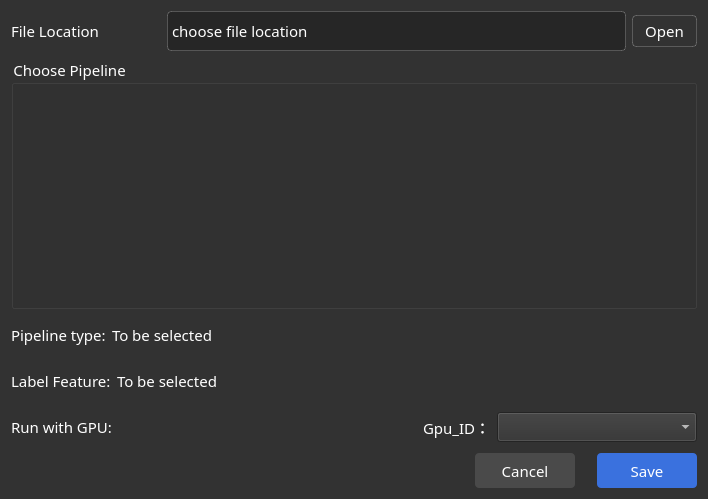
<?xml version="1.0" encoding="UTF-8"?>
<ui version="4.0">
 <class>ModelConfigDialgClass</class>
 <widget class="QWidget" name="ModelConfigDialgClass">
  <property name="geometry">
   <rect>
    <x>0</x>
    <y>0</y>
    <width>708</width>
    <height>499</height>
   </rect>
  </property>
  <property name="sizePolicy">
   <sizepolicy hsizetype="Expanding" vsizetype="Expanding">
    <horstretch>0</horstretch>
    <verstretch>0</verstretch>
   </sizepolicy>
  </property>
  <property name="font">
   <font>
    <family>KaiTi</family>
    <pointsize>11</pointsize>
   </font>
  </property>
  <property name="windowTitle">
   <string>Pipeline Settings</string>
  </property>
  <property name="styleSheet">
   <string notr="true">color:white;
font-size: 11pt;
background: #323232;</string>
  </property>
  <layout class="QGridLayout" name="gridLayout">
   <item row="0" column="0">
    <layout class="QVBoxLayout" name="verticalLayout">
     <item>
      <layout class="QHBoxLayout" name="horizontalLayout">
       <item>
        <widget class="QLabel" name="label">
         <property name="maximumSize">
          <size>
           <width>150</width>
           <height>35</height>
          </size>
         </property>
         <property name="text">
          <string>File Location</string>
         </property>
        </widget>
       </item>
       <item>
        <widget class="QLabel" name="label_JsonPath">
         <property name="minimumSize">
          <size>
           <width>50</width>
           <height>40</height>
          </size>
         </property>
         <property name="font">
          <font>
           <family>KaiTi</family>
           <pointsize>11</pointsize>
          </font>
         </property>
         <property name="styleSheet">
          <string notr="true">background: #262626;
border: 1px solid rgba(255, 255, 255, 0.2);
border-radius: 4px;</string>
         </property>
         <property name="text">
          <string>choose file location</string>
         </property>
        </widget>
       </item>
       <item>
        <widget class="QPushButton" name="pushButton_ChangeModel">
         <property name="minimumSize">
          <size>
           <width>65</width>
           <height>32</height>
          </size>
         </property>
         <property name="maximumSize">
          <size>
           <width>65</width>
           <height>32</height>
          </size>
         </property>
         <property name="styleSheet">
          <string notr="true">QPushButton{
border: 1px solid rgba(255, 255, 255, 0.2);
border-radius: 4px;
}
QPushButton:hover
{
	background-color:#000426;
}
QPushButton:pressed
{
	background-color:rgb(65,65,65);
}
</string>
         </property>
         <property name="text">
          <string>Open</string>
         </property>
        </widget>
       </item>
      </layout>
     </item>
     <item>
      <widget class="QGroupBox" name="groupBox">
       <property name="sizePolicy">
        <sizepolicy hsizetype="Expanding" vsizetype="Expanding">
         <horstretch>0</horstretch>
         <verstretch>0</verstretch>
        </sizepolicy>
       </property>
       <property name="title">
        <string>Choose Pipeline</string>
       </property>
      </widget>
     </item>
     <item>
      <layout class="QHBoxLayout" name="horizontalLayout_2">
       <item>
        <widget class="QLabel" name="label_2">
         <property name="maximumSize">
          <size>
           <width>200</width>
           <height>30</height>
          </size>
         </property>
         <property name="text">
          <string>Pipeline type:</string>
         </property>
        </widget>
       </item>
       <item>
        <widget class="QLabel" name="label_ModeType">
         <property name="minimumSize">
          <size>
           <width>35</width>
           <height>40</height>
          </size>
         </property>
         <property name="text">
          <string>To be selected</string>
         </property>
        </widget>
       </item>
       <item>
        <spacer name="horizontalSpacer_2">
         <property name="orientation">
          <enum>Qt::Horizontal</enum>
         </property>
         <property name="sizeHint" stdset="0">
          <size>
           <width>40</width>
           <height>20</height>
          </size>
         </property>
        </spacer>
       </item>
      </layout>
     </item>
     <item>
      <layout class="QHBoxLayout" name="horizontalLayout_3">
       <item>
        <widget class="QLabel" name="label_4">
         <property name="maximumSize">
          <size>
           <width>200</width>
           <height>30</height>
          </size>
         </property>
         <property name="text">
          <string>Label Feature:</string>
         </property>
        </widget>
       </item>
       <item>
        <widget class="QLabel" name="label_LabelNames">
         <property name="minimumSize">
          <size>
           <width>35</width>
           <height>40</height>
          </size>
         </property>
         <property name="text">
          <string>To be selected</string>
         </property>
        </widget>
       </item>
       <item>
        <spacer name="horizontalSpacer_3">
         <property name="orientation">
          <enum>Qt::Horizontal</enum>
         </property>
         <property name="sizeHint" stdset="0">
          <size>
           <width>40</width>
           <height>20</height>
          </size>
         </property>
        </spacer>
       </item>
      </layout>
     </item>
     <item>
      <layout class="QHBoxLayout" name="horizontalLayout_4">
       <item>
        <widget class="QLabel" name="label_GpuFlag">
         <property name="minimumSize">
          <size>
           <width>130</width>
           <height>0</height>
          </size>
         </property>
         <property name="maximumSize">
          <size>
           <width>200</width>
           <height>16777215</height>
          </size>
         </property>
         <property name="text">
          <string>Run with GPU:</string>
         </property>
        </widget>
       </item>
       <item>
        <widget class="QPushButton" name="btn_GPUFlag">
         <property name="minimumSize">
          <size>
           <width>40</width>
           <height>25</height>
          </size>
         </property>
         <property name="maximumSize">
          <size>
           <width>40</width>
           <height>25</height>
          </size>
         </property>
         <property name="styleSheet">
          <string notr="true">QPushButton
{
	border-image:url(&quot;:/DynamicWidget/Resource/Btn_Close.png&quot;);
	border:none;
	background:transparent;
}</string>
         </property>
         <property name="text">
          <string/>
         </property>
        </widget>
       </item>
       <item>
        <spacer name="horizontalSpacer_4">
         <property name="orientation">
          <enum>Qt::Horizontal</enum>
         </property>
         <property name="sizeHint" stdset="0">
          <size>
           <width>40</width>
           <height>20</height>
          </size>
         </property>
        </spacer>
       </item>
       <item>
        <widget class="QLabel" name="label_3">
         <property name="minimumSize">
          <size>
           <width>35</width>
           <height>40</height>
          </size>
         </property>
         <property name="maximumSize">
          <size>
           <width>110</width>
           <height>16777215</height>
          </size>
         </property>
         <property name="text">
          <string>Gpu_ID：</string>
         </property>
        </widget>
       </item>
       <item>
        <widget class="QComboBox" name="comboBox">
         <property name="minimumSize">
          <size>
           <width>200</width>
           <height>0</height>
          </size>
         </property>
         <property name="maximumSize">
          <size>
           <width>16777215</width>
           <height>16777215</height>
          </size>
         </property>
        </widget>
       </item>
      </layout>
     </item>
     <item>
      <layout class="QHBoxLayout" name="horizontalLayout_5">
       <item>
        <spacer name="horizontalSpacer">
         <property name="orientation">
          <enum>Qt::Horizontal</enum>
         </property>
         <property name="sizeHint" stdset="0">
          <size>
           <width>40</width>
           <height>20</height>
          </size>
         </property>
        </spacer>
       </item>
       <item>
        <widget class="QPushButton" name="btn_cancel">
         <property name="minimumSize">
          <size>
           <width>100</width>
           <height>35</height>
          </size>
         </property>
         <property name="styleSheet">
          <string notr="true">
QPushButton
{
	background: #4A4A4A;
	border-radius: 4px;
}
QPushButton:hover
{
	background: #858585;
	border-radius: 4px;
}
QPushButton:pressed
{
	background: #A3A3A3;
	border-radius: 4px;
}
</string>
         </property>
         <property name="text">
          <string>Cancel</string>
         </property>
        </widget>
       </item>
       <item>
        <widget class="QLabel" name="label_5">
         <property name="minimumSize">
          <size>
           <width>10</width>
           <height>0</height>
          </size>
         </property>
         <property name="maximumSize">
          <size>
           <width>10</width>
           <height>16777215</height>
          </size>
         </property>
         <property name="text">
          <string/>
         </property>
        </widget>
       </item>
       <item>
        <widget class="QPushButton" name="btn_confirm">
         <property name="minimumSize">
          <size>
           <width>100</width>
           <height>35</height>
          </size>
         </property>
         <property name="styleSheet">
          <string notr="true">
QPushButton
{
	background: #3A71DE;
	border-radius: 4px;
}
QPushButton:hover
{
	background: #274B94;
	border-radius: 4px;
}
QPushButton:pressed
{
	background: #172D59;
	border-radius: 4px;
}</string>
         </property>
         <property name="text">
          <string>Save</string>
         </property>
        </widget>
       </item>
      </layout>
     </item>
    </layout>
   </item>
  </layout>
 </widget>
 <layoutdefault spacing="6" margin="11"/>
 <resources/>
 <connections/>
</ui>
